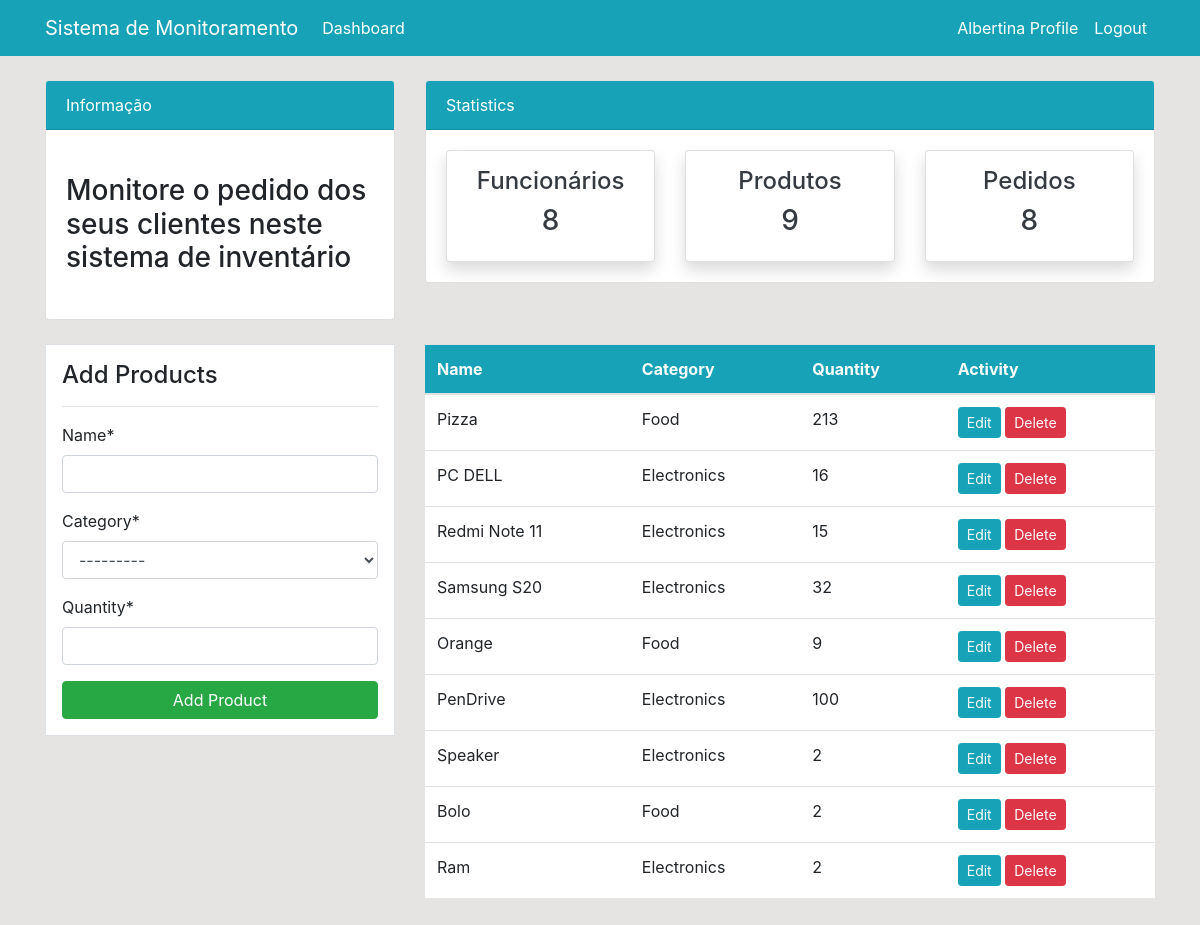
Page /product/ (signed in) on the committed database.
### dashboard/models.py (models this page shows, shortened)
class Product(models.Model):
    name = models.CharField(max_length=100)
    category = models.CharField(max_length=20, choices=CATEGORY, null=True)
    quantity = models.PositiveIntegerField(null=True)
    class Meta:
        verbose_name_plural = 'Product'

### dashboard/views.py (the view)
# urls.py: path('product/', views.product, name='dashboard-product'),
@login_required
def product(request):
    items = Product.objects.all() # Usando ORDM
    products_count = items.count()
    workers_count = User.objects.all().count()
    orders_count = Order.objects.all().count()
    if request.method == 'POST':
        form = ProductForm(request.POST)
        if form.is_valid():
            form.save()
            product_name = form.cleaned_data.get('name')
            messages.success(request, f'{product_name} foi adicionado')
            return redirect('dashboard-product')
    else:
        form = ProductForm()
    context={
        'items': items,
        'form': form,
        'workers_count': workers_count,
        'products_count': products_count,
        'orders_count': orders_count,
    }
    return render(request, 'dashboard/product.html', context)

### dashboard/forms.py
class ProductForm(forms.ModelForm):
    class Meta:
        model = Product
        fields = ['name', 'category', 'quantity']

### templates/dashboard/product.html (shortened to what this page needs)
{% extends 'partials/base.html' %}
{% load crispy_forms_tags %}
{% block content %}
{% include 'partials/topnav.html' %}
<div class="container">
    <div class="row my-4">
        <div class="col-md-4">
            <div class="border bg-white p-3">
                <h4>Add Products</h4>
                <hr>
                <form method="POST">
                    {{ form|crispy }}
                    <input class="btn btn-success btn-block" type="submit" value="Add Product">
                </form>
            </div>
        </div>
        <div class="col-md-8">
            <table class="table bg-white">
                <thead class="bg-info">
                    <tr class="text-white">
                        <th scope="col">Name</th>
                        <th scope="col">Category</th>
                        <th scope="col">Quantity</th>
                        <th scope="col">Activity</th>
                    </tr>
                </thead>
                <tbody>
                    {% for item in items %}
                    <tr>
                        <td>{{ item.name }}</td>
                        <td>{{ item.category }}</td>
                        <td>{{ item.quantity }}</td>
                        <td>
                            <a class="btn btn-info btn-sm" href="{% url 'dashboard-product-update' item.id %}">Edit</a>
                            <a class="btn btn-danger btn-sm" href="{% url 'dashboard-product-delete' item.id %}">Delete</a>
                        </td>
                    </tr>
                    {% endfor %}
                </tbody>
            </table>
        </div>
    </div>
</div>
{% endblock %}

### templates/partials/nav.html (shortened to what this page needs)
 <nav class="navbar navbar-expand-lg navbar-info bg-info">
    {% if user.is_authenticated %}
    <div class="container">
        <a class="navbar-brand text-white" href="index.html">Sistema de Monitoramento</a>
        <div class="collapse navbar-collapse" id="navbarSupportedContent">
            <ul class="navbar-nav mr-auto">
                <li class="nav-item active">
                    <a class="nav-link text-white" href="{% url 'dashboard-index' %}">Dashboard </a>
                </li>
            </ul>
            <ul class="navbar-nav ml-auto">
                <li class="nav-item active">
                    <a class="nav-link text-white" href="{% url 'user-profile' %}">{{ user.username }} Profile </a>
                </li>
                <li class="nav-item">
                    <a class="nav-link text-white" href="{% url 'user-logout' %}">Logout</a>
                </li>
            </ul>
            {% endif %}
        </div>
    </div>
</nav>

### static/style.css (style rules this page uses)
body { background: rgb(230, 227, 227); }

### rows in the picture
Product: name "Pizza", category "Food", quantity "213"
Product: name "PC DELL", category "Electronics", quantity "16"
Product: name "Redmi Note 11", category "Electronics", quantity "15"
Product: name "Samsung S20", category "Electronics", quantity "32"
Product: name "Orange", category "Food", quantity "9"
Product: name "PenDrive", category "Electronics", quantity "100"
Product: name "Speaker", category "Electronics", quantity "2"
Product: name "Bolo", category "Food", quantity "2"
Product: name "Ram", category "Electronics", quantity "2"

### other values in the picture
{{ user.username }} "Albertina"
{{ workers_count }} "8"
{{ products_count }} "9"
{{ orders_count }} "8"
